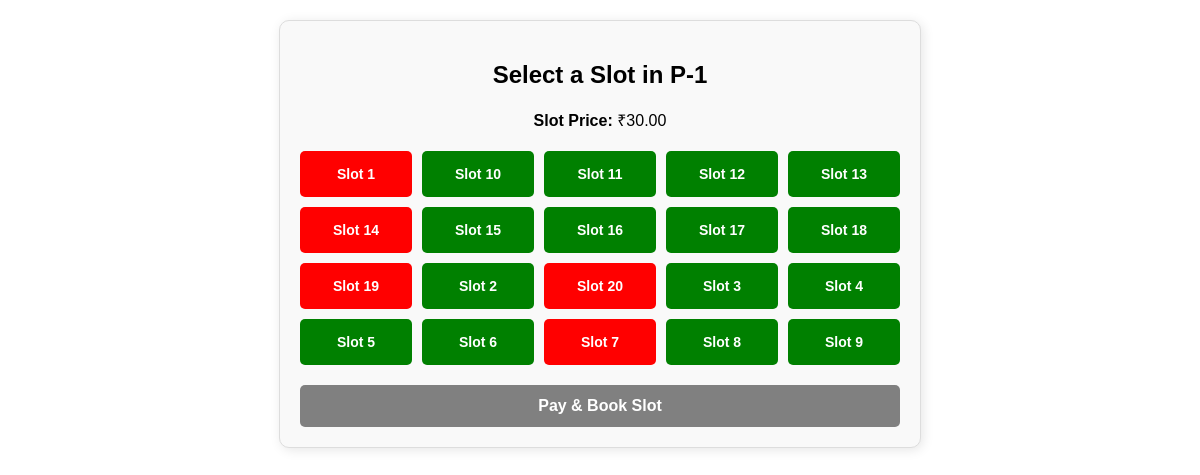
Page /select-slot/1/ on the committed database.
### parking_app/models.py (models this page shows, shortened)
class ParkingArea(models.Model):
    name = models.CharField(max_length=100)
    total_slots = models.IntegerField()
    price_per_slot = models.DecimalField(max_digits=6, decimal_places=2)
    is_active = models.BooleanField(default=True)

class ParkingSlot(models.Model):
    slot_number = models.CharField(max_length=10, unique=True)
    parking_area = models.ForeignKey(ParkingArea, on_delete=models.CASCADE)
    is_booked = models.BooleanField(default=False)  # This field exists

### parking_app/views.py (the view, shortened to what this page needs)
# urls.py: path('select-slot/<int:parking_area_id>/', select_slot, name='select_slot'),
def select_slot(request, parking_area_id):
    parking_area = get_object_or_404(ParkingArea, id=parking_area_id)
    existing_slots = ParkingSlot.objects.filter(parking_area=parking_area).count()
    slots = ParkingSlot.objects.filter(parking_area=parking_area).order_by('slot_number')
    return render(request, 'select_slot.html', {'parking_area': parking_area, 'slots': slots})

### parking_app/templates/select_slot.html (shortened to what this page needs)
<!DOCTYPE html>
<html lang="en">
<head>
</head>
<body>
<div class="container">
    <h2>Select a Slot in {{ parking_area.name }}</h2>
    <p><strong>Slot Price:</strong> ₹{{ parking_area.price_per_slot }}</p>
    <div class="slots-container">
        {% for slot in slots %}
            <button class="slot {% if slot.is_booked %}booked{% else %}available{% endif %}"
                    {% if slot.is_booked %}disabled{% else %}onclick="selectSlot({{ slot.id }})"{% endif %}
                    id="slot-{{ slot.id }}">
                Slot {{ slot.slot_number }}
            </button>
        {% endfor %}
    </div>
    <form id="payment-form" action="" method="GET">
        <button type="submit" id="pay-button" class="pay-button" disabled>Pay & Book Slot</button>
    </form>
</div>
</body>
</html>

### parking_app/templates/select_slot.html (style rules this page uses)
body { font-family: Arial, sans-serif; text-align: center; }
.container { max-width: 600px; margin: 20px auto; padding: 20px; border: 1px solid #ddd; border-radius: 10px; box-shadow: 2px 2px 12px rgba(0, 0, 0, 0.1); background-color: #f9f9f9; }
.slots-container { display: grid; grid-template-columns: repeat(5, 1fr); gap: 10px; justify-content: center; margin-top: 20px; }
.slot { padding: 15px; border-radius: 5px; text-align: center; cursor: pointer; font-weight: bold; font-size: 14px; border: none; }
.available { background-color: green; color: white; }
.booked { background-color: red; color: white; cursor: not-allowed; }
.pay-button { margin-top: 20px; padding: 12px 20px; font-size: 16px; font-weight: bold; background-color: #007bff; color: white; border: none; border-radius: 5px; cursor: pointer; display: block; width: 100%; transition: 0.3s; }
.pay-button:disabled { background-color: gray; cursor: not-allowed; }

### rows in the picture
ParkingArea: name "P-1", price_per_slot "30.00"
ParkingSlot: slot_number "1"
ParkingSlot: slot_number "10"
ParkingSlot: slot_number "11"
ParkingSlot: slot_number "12"
ParkingSlot: slot_number "13"
ParkingSlot: slot_number "14"
ParkingSlot: slot_number "15"
ParkingSlot: slot_number "16"
ParkingSlot: slot_number "17"
ParkingSlot: slot_number "18"
ParkingSlot: slot_number "19"
ParkingSlot: slot_number "2"
ParkingSlot: slot_number "20"
ParkingSlot: slot_number "3"
ParkingSlot: slot_number "4"
ParkingSlot: slot_number "5"
ParkingSlot: slot_number "6"
ParkingSlot: slot_number "7"
ParkingSlot: slot_number "8"
ParkingSlot: slot_number "9"
